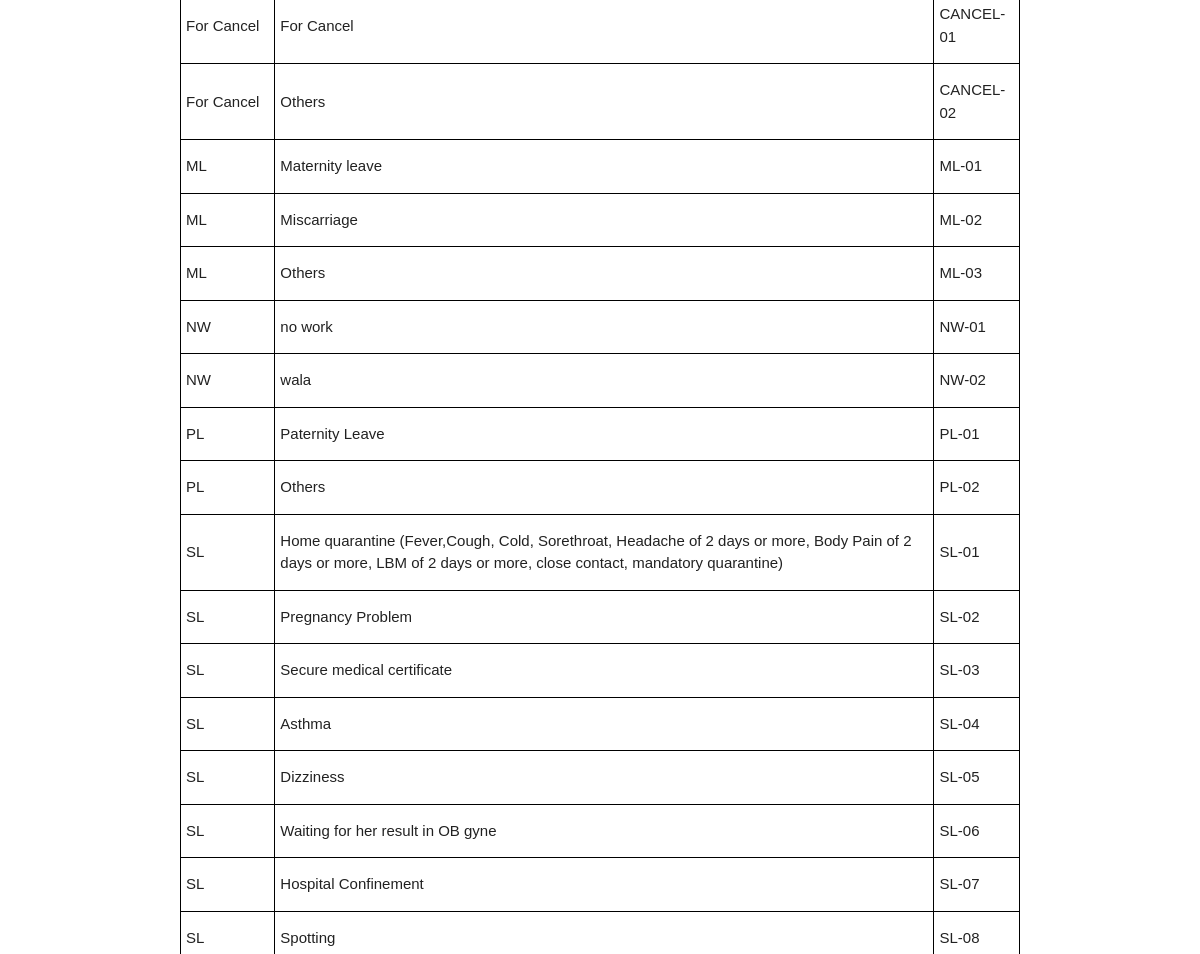
/page/reason_code_ref.php (signed in, middle part), run on an earlier commit of the app's database.
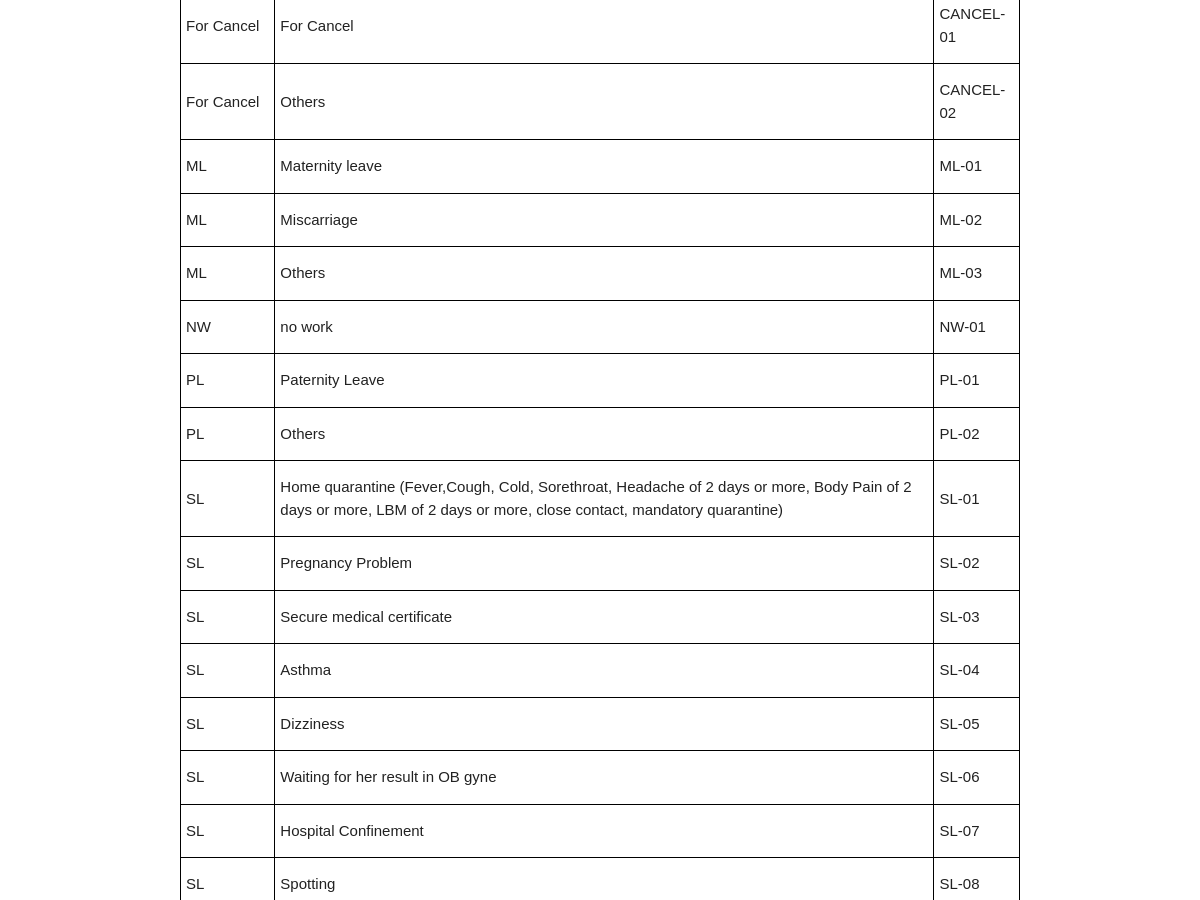
And on a later commit of the database.
### tables this page shows
CREATE TABLE `aris_absent_reason` (
  `id` int(14) NOT NULL,
  `reason_categ` varchar(200) DEFAULT NULL,
  `reason2` varchar(500) DEFAULT NULL,
  `code` varchar(100) NOT NULL
);

### page/reason_code_ref.php (the view, shortened to what this page needs)
<!DOCTYPE html>
<html lang="en">
<head>
    <link rel="stylesheet" href="../node_modules/materialize-css/dist/css/materialize.min.css">
</head>
<body>
    <table border="1" class="container" id="reference">
    <tbody id="reason_code_data">
    <?php
    require '../function/session.php';
    $sql = "SELECT *FROM aris_absent_reason ORDER BY reason_categ ASC";
    $stmt = $conn->prepare($sql);
    $stmt->execute();
    foreach($stmt->fetchALL() as $x){
        echo '<tr>';
        echo '<td>'.$x['reason_categ'].'</td>';
        echo '<td>'.$x['reason2'].'</td>';
        echo '<td>'.$x['code'].'</td>';
        echo '</tr>';
    }
    ?>
    </tbody>
    </table>
</body>
</html>

What changed in the data, as far as the page shows it:
removed aris_absent_reason: reason_categ "NW", reason2 "wala", code "NW-02"
